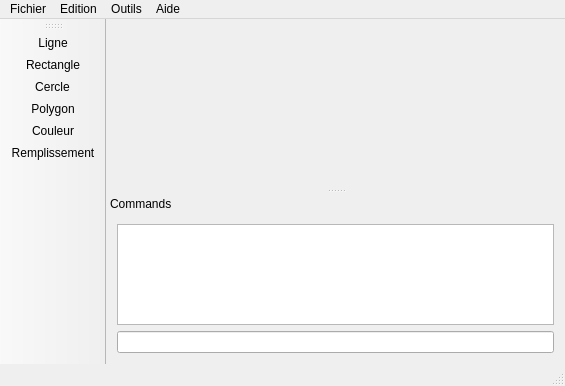
<?xml version="1.0" encoding="UTF-8"?>
<ui version="4.0">
 <class>MainWindow</class>
 <widget class="QMainWindow" name="MainWindow">
  <property name="geometry">
   <rect>
    <x>0</x>
    <y>0</y>
    <width>565</width>
    <height>386</height>
   </rect>
  </property>
  <property name="windowTitle">
   <string>ESTO_CAO</string>
  </property>
  <property name="windowIcon">
   <iconset resource="Ressources.qrc">
    <normaloff>:/Images/monitor.png</normaloff>:/Images/monitor.png</iconset>
  </property>
  <widget class="QWidget" name="centralWidget">
   <layout class="QVBoxLayout" name="verticalLayout_2"/>
  </widget>
  <widget class="QMenuBar" name="menuBar">
   <property name="geometry">
    <rect>
     <x>0</x>
     <y>0</y>
     <width>565</width>
     <height>21</height>
    </rect>
   </property>
   <widget class="QMenu" name="menuFichier">
    <property name="title">
     <string>Fichier</string>
    </property>
    <addaction name="actionNouveau"/>
    <addaction name="actionOuvrir"/>
    <addaction name="actionEnregistrer"/>
    <addaction name="separator"/>
    <addaction name="actionQuitter"/>
   </widget>
   <widget class="QMenu" name="menuAide">
    <property name="title">
     <string>Aide</string>
    </property>
    <addaction name="actionDocumentation"/>
    <addaction name="actionA_propos"/>
   </widget>
   <widget class="QMenu" name="menuOutils">
    <property name="title">
     <string>Outils</string>
    </property>
    <addaction name="actionLigne"/>
    <addaction name="actionRectangle"/>
    <addaction name="actionCercle"/>
    <addaction name="actionPolygon"/>
    <addaction name="actionCouleur"/>
    <addaction name="actionRemplissement"/>
   </widget>
   <widget class="QMenu" name="menuEdition">
    <property name="title">
     <string>Edition</string>
    </property>
    <addaction name="actionAnnuler"/>
    <addaction name="actionRefaire"/>
   </widget>
   <addaction name="menuFichier"/>
   <addaction name="menuEdition"/>
   <addaction name="menuOutils"/>
   <addaction name="menuAide"/>
  </widget>
  <widget class="QToolBar" name="mainToolBar">
   <property name="movable">
    <bool>true</bool>
   </property>
   <property name="allowedAreas">
    <set>Qt::AllToolBarAreas</set>
   </property>
   <property name="floatable">
    <bool>false</bool>
   </property>
   <attribute name="toolBarArea">
    <enum>LeftToolBarArea</enum>
   </attribute>
   <attribute name="toolBarBreak">
    <bool>false</bool>
   </attribute>
   <addaction name="actionLigne"/>
   <addaction name="actionRectangle"/>
   <addaction name="actionCercle"/>
   <addaction name="actionPolygon"/>
   <addaction name="actionCouleur"/>
   <addaction name="actionRemplissement"/>
  </widget>
  <widget class="QStatusBar" name="statusBar"/>
  <widget class="QDockWidget" name="dockWidget">
   <property name="minimumSize">
    <size>
     <width>137</width>
     <height>137</height>
    </size>
   </property>
   <property name="maximumSize">
    <size>
     <width>524287</width>
     <height>170</height>
    </size>
   </property>
   <property name="features">
    <set>QDockWidget::NoDockWidgetFeatures</set>
   </property>
   <property name="allowedAreas">
    <set>Qt::BottomDockWidgetArea</set>
   </property>
   <property name="windowTitle">
    <string>Commands</string>
   </property>
   <attribute name="dockWidgetArea">
    <number>8</number>
   </attribute>
   <widget class="QWidget" name="dockWidgetContents">
    <layout class="QVBoxLayout" name="verticalLayout">
     <item>
      <widget class="QTextEdit" name="textEdit">
       <property name="readOnly">
        <bool>true</bool>
       </property>
       <property name="textInteractionFlags">
        <set>Qt::TextSelectableByKeyboard|Qt::TextSelectableByMouse</set>
       </property>
      </widget>
     </item>
     <item>
      <widget class="QLineEdit" name="lineEdit"/>
     </item>
    </layout>
   </widget>
  </widget>
  <action name="actionOuvrir">
   <property name="icon">
    <iconset resource="Ressources.qrc">
     <normaloff>:/Images/folder.png</normaloff>:/Images/folder.png</iconset>
   </property>
   <property name="text">
    <string>Ouvrir</string>
   </property>
   <property name="shortcut">
    <string>Ctrl+O</string>
   </property>
  </action>
  <action name="actionEnregistrer">
   <property name="icon">
    <iconset resource="Ressources.qrc">
     <normaloff>:/Images/floppy-disc.png</normaloff>:/Images/floppy-disc.png</iconset>
   </property>
   <property name="text">
    <string>Enregistrer</string>
   </property>
   <property name="shortcut">
    <string>Ctrl+S</string>
   </property>
  </action>
  <action name="actionQuitter">
   <property name="icon">
    <iconset resource="Ressources.qrc">
     <normaloff>:/Images/window.png</normaloff>:/Images/window.png</iconset>
   </property>
   <property name="text">
    <string>Quitter</string>
   </property>
   <property name="shortcut">
    <string>Ctrl+Q</string>
   </property>
  </action>
  <action name="actionDocumentation">
   <property name="icon">
    <iconset resource="Ressources.qrc">
     <normaloff>:/Images/book.png</normaloff>:/Images/book.png</iconset>
   </property>
   <property name="text">
    <string>Documentation</string>
   </property>
   <property name="shortcut">
    <string>F1</string>
   </property>
  </action>
  <action name="actionA_propos">
   <property name="icon">
    <iconset resource="Ressources.qrc">
     <normaloff>:/Images/info.png</normaloff>:/Images/info.png</iconset>
   </property>
   <property name="text">
    <string>A propos..</string>
   </property>
   <property name="shortcut">
    <string>F2</string>
   </property>
  </action>
  <action name="actionRectangle">
   <property name="checkable">
    <bool>true</bool>
   </property>
   <property name="icon">
    <iconset resource="Ressources.qrc">
     <normaloff>:/Images/rect.png</normaloff>:/Images/rect.png</iconset>
   </property>
   <property name="text">
    <string>Rectangle</string>
   </property>
   <property name="shortcut">
    <string>Alt+R</string>
   </property>
  </action>
  <action name="actionCercle">
   <property name="checkable">
    <bool>true</bool>
   </property>
   <property name="icon">
    <iconset resource="Ressources.qrc">
     <normaloff>:/Images/ellipse.png</normaloff>:/Images/ellipse.png</iconset>
   </property>
   <property name="text">
    <string>Cercle</string>
   </property>
   <property name="shortcut">
    <string>Alt+C</string>
   </property>
  </action>
  <action name="actionPolygon">
   <property name="checkable">
    <bool>true</bool>
   </property>
   <property name="icon">
    <iconset resource="Ressources.qrc">
     <normaloff>:/Images/polygon.png</normaloff>:/Images/polygon.png</iconset>
   </property>
   <property name="text">
    <string>Polygon</string>
   </property>
   <property name="shortcut">
    <string>Alt+P</string>
   </property>
  </action>
  <action name="actionLigne">
   <property name="checkable">
    <bool>true</bool>
   </property>
   <property name="icon">
    <iconset resource="Ressources.qrc">
     <normaloff>:/Images/ligne.png</normaloff>:/Images/ligne.png</iconset>
   </property>
   <property name="text">
    <string>Ligne</string>
   </property>
   <property name="shortcut">
    <string>Alt+L</string>
   </property>
  </action>
  <action name="actionNouveau">
   <property name="icon">
    <iconset resource="Ressources.qrc">
     <normaloff>:/Images/document.png</normaloff>:/Images/document.png</iconset>
   </property>
   <property name="text">
    <string>Nouveau</string>
   </property>
   <property name="shortcut">
    <string>Ctrl+N</string>
   </property>
  </action>
  <action name="actionAnnuler">
   <property name="icon">
    <iconset resource="Ressources.qrc">
     <normaloff>:/Images/arrow-left.png</normaloff>:/Images/arrow-left.png</iconset>
   </property>
   <property name="text">
    <string>Annuler</string>
   </property>
   <property name="shortcut">
    <string>Ctrl+Z</string>
   </property>
  </action>
  <action name="actionRefaire">
   <property name="icon">
    <iconset resource="Ressources.qrc">
     <normaloff>:/Images/arrow-right.png</normaloff>:/Images/arrow-right.png</iconset>
   </property>
   <property name="text">
    <string>Refaire</string>
   </property>
   <property name="shortcut">
    <string>Ctrl+Shift+Z</string>
   </property>
  </action>
  <action name="actionCouleur">
   <property name="icon">
    <iconset resource="Ressources.qrc">
     <normaloff>:/Images/colors.png</normaloff>:/Images/colors.png</iconset>
   </property>
   <property name="text">
    <string>Couleur</string>
   </property>
   <property name="shortcut">
    <string>Ctrl+C</string>
   </property>
  </action>
  <action name="actionRemplissement">
   <property name="icon">
    <iconset resource="Ressources.qrc">
     <normaloff>:/Images/remplissement.png</normaloff>:/Images/remplissement.png</iconset>
   </property>
   <property name="text">
    <string>Remplissement</string>
   </property>
   <property name="shortcut">
    <string>Ctrl+R</string>
   </property>
  </action>
 </widget>
 <layoutdefault spacing="6" margin="11"/>
 <resources>
  <include location="Ressources.qrc"/>
 </resources>
 <connections/>
</ui>
